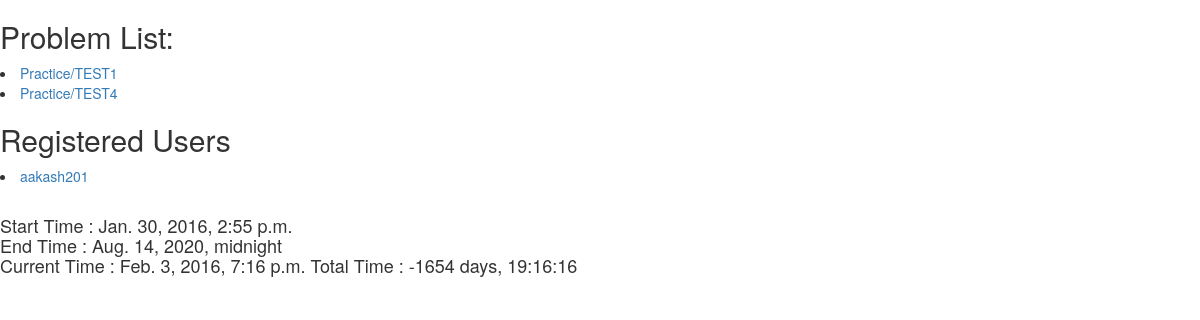
Screenshot of /judge/contests/Practice/ with the database file from the repository.
### JudgeSystem/models.py (models this page shows, shortened)
class Problem(models.Model):
	class Meta:
		unique_together = (("p_id", "contest"), )
	name = models.CharField(max_length = 100)
	p_id = models.CharField(max_length = 10)
	statement = models.CharField(max_length = 2000)
	setter = models.ForeignKey(JudgeUser, null = True, related_name = 'SetterOfProblem')
	contest = models.ForeignKey('Contest', null = True, related_name = 'ContestOfProblem')

class Contest(models.Model):
	user_list = models.ManyToManyField(JudgeUser, related_name = 'ContestToUser')
	start_time = models.DateTimeField()
	end_time = models.DateTimeField()
	isActive = models.BooleanField()
	administrator = models.ForeignKey(JudgeUser, related_name = 'admintoContest')
	contest_id = models.CharField(primary_key = True, max_length = 100)
	def __str__(self):
		return str(self.contest_id)

class JudgeUser(User):
	solution_list = models.ManyToManyField('Solution', related_name = 'SolutionListOfUser')
	contrib_pts = models.IntegerField(default = 0)

### JudgeSystem/views.py (the view)
# urls.py: url(r'^contests/(?P<contest_id>([0-9]|[a-z]|[A-Z])+)/', views.showContest, name = 'ContestDetails'),
def showContest(request, contest_id):
	context = {
	}
	try:
		contest = Contest.objects.get(pk = contest_id)
	except:
		contest = None
	if contest == None:
		return render(request, 'pagenotfound.html', context)
	cur_time = timezone.now()
	context = {
		"message" : 'Contest Hasn\'t Started Yet'
	}
	if cur_time < contest.start_time:
		return render(request, 'show_message.html', context)
 	context = {
		"contest" : contest,
		"user_list" : contest.user_list.all(),
		"problem_list" : Problem.objects.filter(contest = contest),
		"cur_time" : datetime.datetime.now(),
		"tot_time" : cur_time - contest.end_time,
	}
	return render(request, 'contest_details.html', context)

### JudgeSystem/templates/contest_details.html (shortened to what this page needs)
<html>
<head>
	  <link rel="stylesheet" href="http://maxcdn.bootstrapcdn.com/bootstrap/3.3.6/css/bootstrap.min.css">
</head>
<body>
<h2> Problem List: </h2>
{% for p in problem_list%}
 <li>
   	<a href = "{% url 'details' p.contest.contest_id p.p_id  %}">{{p.contest}}/{{p.name}}</a>
</li>
{% endfor %}
<h2> Registered Users </h2>
{% for user in user_list%}
 <li>
   	<a href = "{% url 'user_profile' user.username %}">{{user.username}}</a>
</li>
<br>
<h4>Start Time : {{ contest.start_time }}
	<br>
	End Time : {{ contest.end_time }}
	<br>
	Current Time : {{ cur_time }}
	Total Time : {{ tot_time }}
</h4>
{% endfor %}
<br>
</body>
</html>

### rows the page displays
Problem: contest "Practice", name "TEST1"
Problem: contest "Practice", name "TEST4"
JudgeUser: username "aakash201"
Contest: start_time "Jan. 30, 2016, 2:55 p.m.", end_time "Aug. 14, 2020, midnight"
